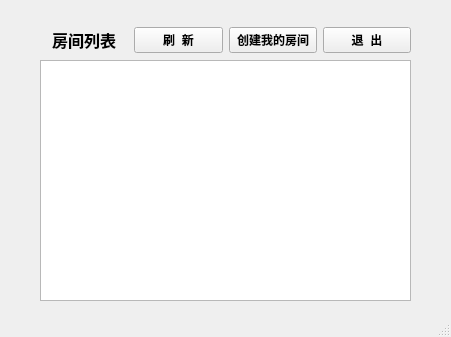
<?xml version="1.0" encoding="UTF-8"?>
<ui version="4.0">
 <class>RoomWindow</class>
 <widget class="QMainWindow" name="RoomWindow">
  <property name="geometry">
   <rect>
    <x>0</x>
    <y>0</y>
    <width>451</width>
    <height>337</height>
   </rect>
  </property>
  <property name="windowTitle">
   <string>MainWindow</string>
  </property>
  <widget class="QWidget" name="centralwidget">
   <widget class="QWidget" name="horizontalLayoutWidget">
    <property name="geometry">
     <rect>
      <x>40</x>
      <y>20</y>
      <width>371</width>
      <height>41</height>
     </rect>
    </property>
    <layout class="QHBoxLayout" name="horizontalLayout">
     <item>
      <widget class="QLabel" name="lb_room">
       <property name="font">
        <font>
         <pointsize>12</pointsize>
         <weight>75</weight>
         <bold>true</bold>
        </font>
       </property>
       <property name="text">
        <string>&lt;html&gt;&lt;head/&gt;&lt;body&gt;&lt;p align=&quot;center&quot;&gt;房间列表&lt;/p&gt;&lt;/body&gt;&lt;/html&gt;</string>
       </property>
      </widget>
     </item>
     <item>
      <widget class="QPushButton" name="btn_refresh">
       <property name="font">
        <font>
         <weight>75</weight>
         <bold>true</bold>
        </font>
       </property>
       <property name="text">
        <string>刷  新</string>
       </property>
      </widget>
     </item>
     <item>
      <widget class="QPushButton" name="btn_room">
       <property name="font">
        <font>
         <weight>75</weight>
         <bold>true</bold>
        </font>
       </property>
       <property name="text">
        <string>创建我的房间</string>
       </property>
      </widget>
     </item>
     <item>
      <widget class="QPushButton" name="btn_exit">
       <property name="font">
        <font>
         <weight>75</weight>
         <bold>true</bold>
         <underline>false</underline>
        </font>
       </property>
       <property name="text">
        <string>退  出</string>
       </property>
      </widget>
     </item>
    </layout>
   </widget>
   <widget class="QListWidget" name="lw_room">
    <property name="geometry">
     <rect>
      <x>40</x>
      <y>60</y>
      <width>371</width>
      <height>241</height>
     </rect>
    </property>
   </widget>
  </widget>
  <widget class="QMenuBar" name="menubar">
   <property name="geometry">
    <rect>
     <x>0</x>
     <y>0</y>
     <width>451</width>
     <height>23</height>
    </rect>
   </property>
  </widget>
  <widget class="QStatusBar" name="statusbar"/>
 </widget>
 <resources/>
 <connections/>
</ui>
